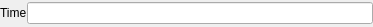
<?xml version="1.0" encoding="UTF-8"?>
<ui version="4.0">
 <class>ejmdGeneralHintsExecutionWidget</class>
 <widget class="QWidget" name="ejmdGeneralHintsExecutionWidget">
  <property name="geometry">
   <rect>
    <x>0</x>
    <y>0</y>
    <width>373</width>
    <height>27</height>
   </rect>
  </property>
  <property name="windowTitle">
   <string>Form</string>
  </property>
  <layout class="QGridLayout" name="gridLayout">
   <property name="margin">
    <number>0</number>
   </property>
   <property name="spacing">
    <number>0</number>
   </property>
   <item row="0" column="0">
    <widget class="QLabel" name="label">
     <property name="text">
      <string>Time</string>
     </property>
     <property name="margin">
      <number>5</number>
     </property>
    </widget>
   </item>
   <item row="0" column="1">
    <widget class="QLineEdit" name="exTime"/>
   </item>
  </layout>
 </widget>
 <resources/>
 <connections/>
</ui>
